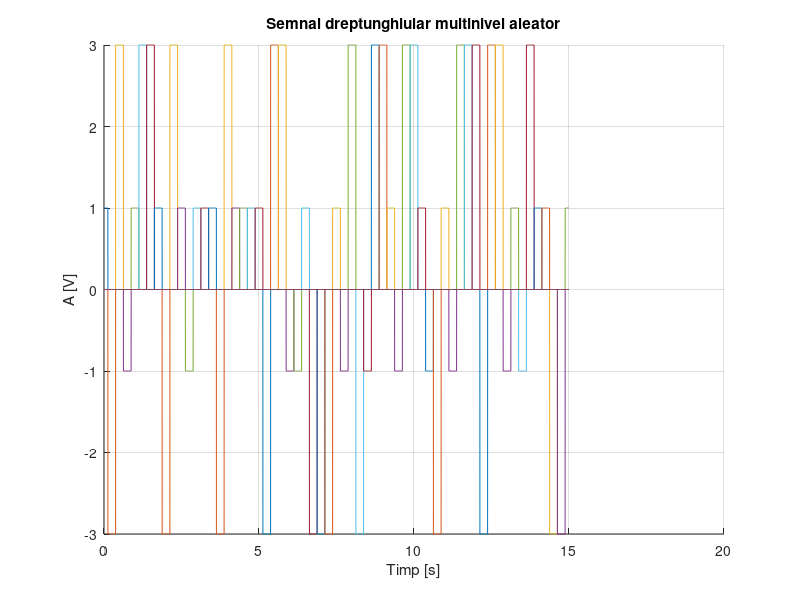

MATLAB code for this plot:
%Semnal dreptunghiular multinivel, aleator cu:
%Durata fiecarui nivel: 0,25 s;
%Nivelurile:
%b){-3,-1,1,3}
%Rezolutie temporala 2ms
t=0:0.002:15;
niv = [ -3 -1 1 3 ];
hold on
title('Semnal dreptunghiular multinivel aleator')
xlabel('Timp [s]')
ylabel('A [V]')
for n=0:0.25:40
y = datasample(niv, 1);
plot(t, y*rectpuls(t-n, 0.25))
end
grid